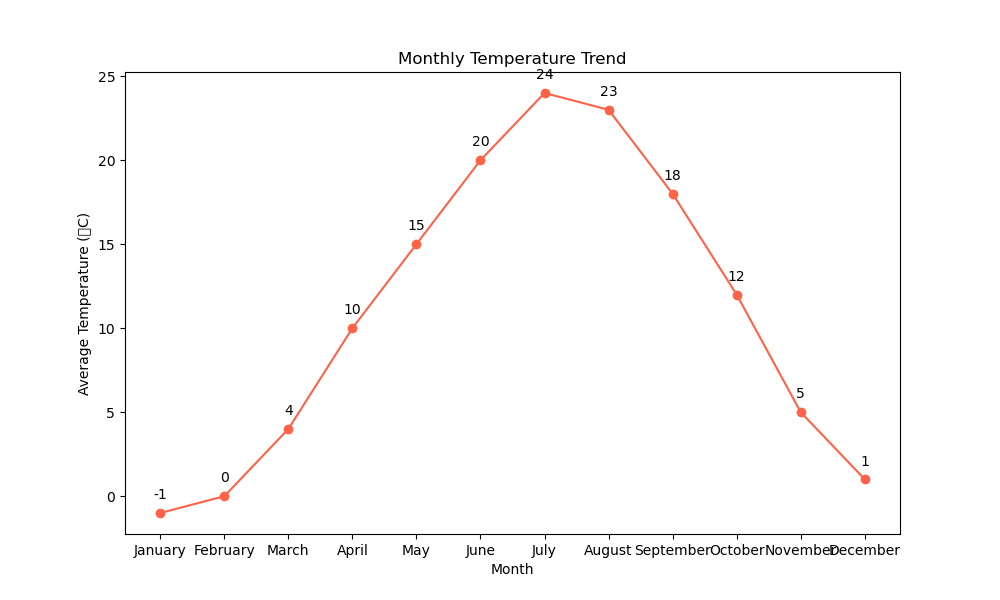

This chart was generated by the following Python code:

import matplotlib.pyplot as plt

# Data points
months = ['January', 'February', 'March', 'April', 'May', 'June', 'July', 'August', 'September', 'October', 'November', 'December']
temperatures = [-1, 0, 4, 10, 15, 20, 24, 23, 18, 12, 5, 1]

# Create a figure and an axes
fig, ax = plt.subplots(figsize=(10, 6))

# Plotting the line chart
ax.plot(months, temperatures, marker='o', linestyle='-', color='#ff6347')

# Update topic, headline, and data type
ax.set(xlabel='Month', ylabel='Average Temperature (°C)', title='Monthly Temperature Trend')

# Annotation
for i, txt in enumerate(temperatures):
    ax.annotate(txt, (months[i], temperatures[i]), textcoords="offset points", xytext=(0,10), ha='center')

# Display the plot
plt.show()
